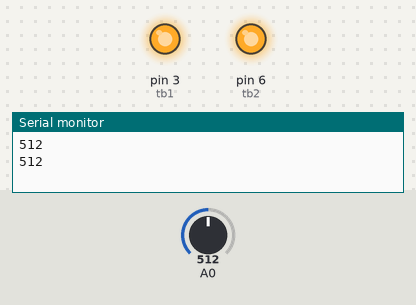
Bench run of a sketch on a simulated Arduino Uno, built with avr-gcc and run on an emulated ATmega328P. Parts: output pins drawn as LEDs (lit = HIGH), the last lines printed to the serial monitor. The inputs (shaded band) are chosen by the test bench; at power-on: A0 = 512.

Above: at 2.8 s.
2.9 s: A0 set to 252
5.6 s: A0 set to 229
At 7.0 s:
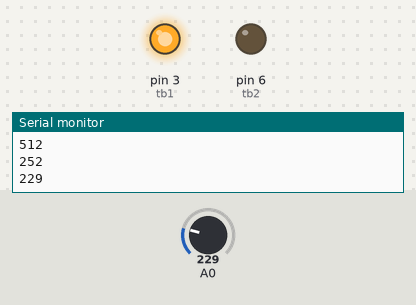
8.3 s: A0 set to 187
11.2 s: A0 set to 161
At 12.8 s:
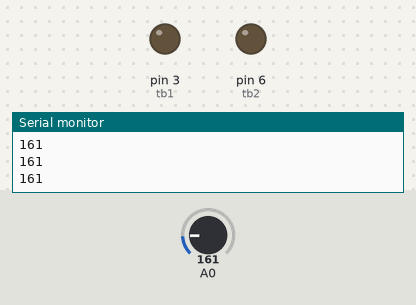
13.9 s: A0 set to 190
At 14.4 s:
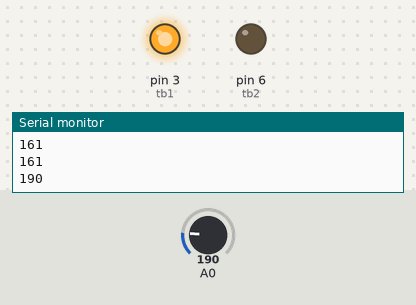
16.6 s: A0 set to 170
At 18.6 s:
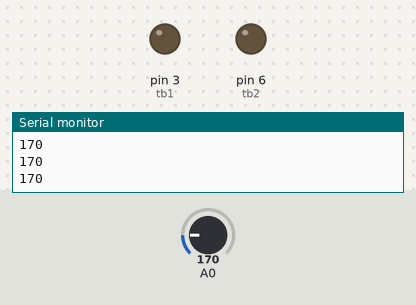
Timing chart, 0 to 20.1 s (numbered marks = the images above; inputs shaded):
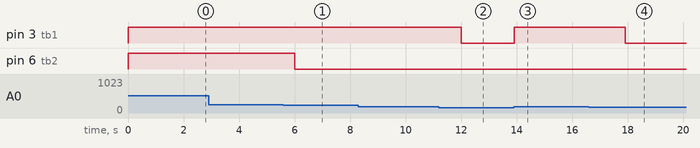

The sketch:

smart_2light.ino
```cpp
int tb1 = 3;
int tb2 = 6;
void setup()
{
  Serial.begin(9600);
  pinMode(tb1,OUTPUT);
  pinMode(tb2,OUTPUT);
}

void loop()
{
  unsigned int AnalogValue;
  AnalogValue = analogRead(0);
  Serial.println(AnalogValue);
  if (AnalogValue<180){
    digitalWrite(tb1,LOW);
    digitalWrite(tb2,LOW);
  }
  else if(AnalogValue>=180 and AnalogValue<=240){
    digitalWrite(tb1,HIGH);
    digitalWrite(tb2,LOW);
    delay(2000);
  }
  else{
    digitalWrite(tb1,HIGH);
    digitalWrite(tb2,HIGH);
    delay(2000);
  }
}
```

Measured:
- the behaviour switches between 241 and 240 on A0 (found by bisection; images 0 and 1)
- the behaviour switches between 180 and 179 on A0 (found by bisection; images 1 and 2)
- after the input at 5.6 s, pin 6 (tb2): HIGH → LOW after 0.40 s
- after the input at 11.2 s, pin 3 (tb1): HIGH → LOW after 0.80 s
- after the input at 13.9 s, pin 3 (tb1): LOW → HIGH at once
- after the input at 16.6 s, pin 3 (tb1): HIGH → LOW after 1.3 s
